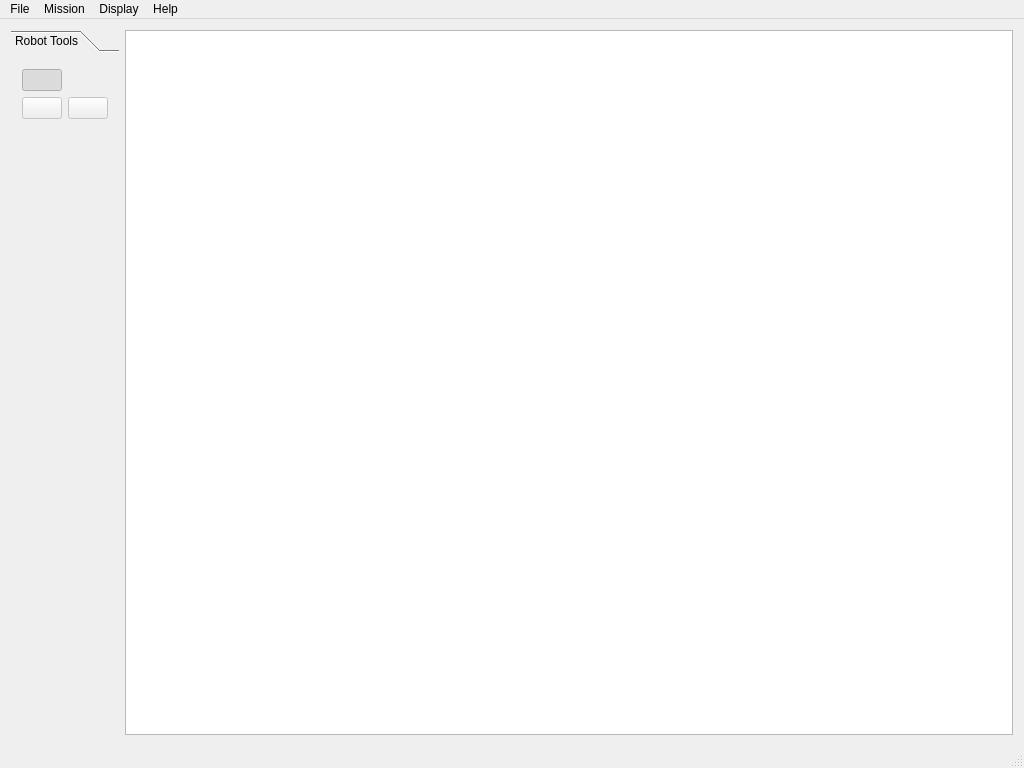
<?xml version="1.0" encoding="UTF-8"?>
<ui version="4.0">
 <class>MainWindowInternal</class>
 <widget class="QMainWindow" name="MainWindowInternal">
  <property name="windowModality">
   <enum>Qt::NonModal</enum>
  </property>
  <property name="enabled">
   <bool>true</bool>
  </property>
  <property name="geometry">
   <rect>
    <x>0</x>
    <y>0</y>
    <width>1024</width>
    <height>768</height>
   </rect>
  </property>
  <property name="sizePolicy">
   <sizepolicy hsizetype="Expanding" vsizetype="Expanding">
    <horstretch>0</horstretch>
    <verstretch>0</verstretch>
   </sizepolicy>
  </property>
  <property name="minimumSize">
   <size>
    <width>0</width>
    <height>0</height>
   </size>
  </property>
  <property name="maximumSize">
   <size>
    <width>16777215</width>
    <height>16777215</height>
   </size>
  </property>
  <property name="contextMenuPolicy">
   <enum>Qt::DefaultContextMenu</enum>
  </property>
  <property name="windowTitle">
   <string>PRODUCTIVE 4.0 - Mission Planner</string>
  </property>
  <property name="layoutDirection">
   <enum>Qt::LeftToRight</enum>
  </property>
  <property name="dockOptions">
   <set>QMainWindow::AllowTabbedDocks|QMainWindow::AnimatedDocks</set>
  </property>
  <widget class="QWidget" name="_mainLayout">
   <property name="sizePolicy">
    <sizepolicy hsizetype="Preferred" vsizetype="Preferred">
     <horstretch>0</horstretch>
     <verstretch>0</verstretch>
    </sizepolicy>
   </property>
   <layout class="QGridLayout" name="gridLayout">
    <item row="0" column="0">
     <widget class="QToolBox" name="_mainToolbox">
      <property name="currentIndex">
       <number>0</number>
      </property>
      <widget class="QWidget" name="_mainToolboxRobotToolsLayout">
       <property name="geometry">
        <rect>
         <x>0</x>
         <y>0</y>
         <width>80</width>
         <height>665</height>
        </rect>
       </property>
       <attribute name="label">
        <string>Robot Tools</string>
       </attribute>
       <layout class="QFormLayout" name="formLayout">
        <item row="0" column="0">
         <widget class="QPushButton" name="_mainToolboxSelectButton">
          <property name="text">
           <string/>
          </property>
          <property name="icon">
           <iconset resource="../resource/main_window.qrc">
            <normaloff>:/MainWindow/pictures/tool_select.png</normaloff>:/MainWindow/pictures/tool_select.png</iconset>
          </property>
          <property name="checkable">
           <bool>true</bool>
          </property>
          <property name="checked">
           <bool>true</bool>
          </property>
          <property name="autoExclusive">
           <bool>true</bool>
          </property>
          <attribute name="buttonGroup">
           <string notr="true">_robotToolsGroup</string>
          </attribute>
         </widget>
        </item>
        <item row="1" column="1">
         <widget class="QPushButton" name="_mainToolboxCancelTrajectoryButton">
          <property name="enabled">
           <bool>false</bool>
          </property>
          <property name="text">
           <string/>
          </property>
          <property name="icon">
           <iconset resource="../resource/main_window.qrc">
            <normaloff>:/MainWindow/pictures/tool_remove.png</normaloff>:/MainWindow/pictures/tool_remove.png</iconset>
          </property>
          <property name="checkable">
           <bool>true</bool>
          </property>
          <property name="autoExclusive">
           <bool>true</bool>
          </property>
          <attribute name="buttonGroup">
           <string notr="true">_robotToolsGroup</string>
          </attribute>
         </widget>
        </item>
        <item row="1" column="0">
         <widget class="QPushButton" name="_mainToolboxTrajectoryButton">
          <property name="enabled">
           <bool>false</bool>
          </property>
          <property name="text">
           <string/>
          </property>
          <property name="icon">
           <iconset resource="../resource/main_window.qrc">
            <normaloff>:/MainWindow/pictures/tool_trajectory.png</normaloff>:/MainWindow/pictures/tool_trajectory.png</iconset>
          </property>
          <property name="checkable">
           <bool>true</bool>
          </property>
          <property name="checked">
           <bool>false</bool>
          </property>
          <property name="autoExclusive">
           <bool>true</bool>
          </property>
          <attribute name="buttonGroup">
           <string notr="true">_robotToolsGroup</string>
          </attribute>
         </widget>
        </item>
       </layout>
      </widget>
     </widget>
    </item>
    <item row="0" column="2">
     <widget class="QGraphicsView" name="_mainGraphicsView">
      <property name="sizePolicy">
       <sizepolicy hsizetype="Preferred" vsizetype="Preferred">
        <horstretch>1</horstretch>
        <verstretch>1</verstretch>
       </sizepolicy>
      </property>
     </widget>
    </item>
   </layout>
  </widget>
  <widget class="QStatusBar" name="_barStatus"/>
  <widget class="QMenuBar" name="_menuBar">
   <property name="geometry">
    <rect>
     <x>0</x>
     <y>0</y>
     <width>1024</width>
     <height>21</height>
    </rect>
   </property>
   <widget class="QMenu" name="_menuFile">
    <property name="title">
     <string>File</string>
    </property>
    <addaction name="_actionFileLoadPlugins"/>
    <addaction name="_actionFileExit"/>
   </widget>
   <widget class="QMenu" name="_menuHelp">
    <property name="title">
     <string>Help</string>
    </property>
    <addaction name="_actionAbout"/>
   </widget>
   <widget class="QMenu" name="_menuMission">
    <property name="title">
     <string>Mission</string>
    </property>
   </widget>
   <widget class="QMenu" name="_menuDisplay">
    <property name="title">
     <string>Display</string>
    </property>
    <addaction name="_actionDisplayLoggerOutput"/>
    <addaction name="_actionDisplayRobotInspector"/>
    <addaction name="_actionDisplayRobotsList"/>
   </widget>
   <addaction name="_menuFile"/>
   <addaction name="_menuMission"/>
   <addaction name="_menuDisplay"/>
   <addaction name="_menuHelp"/>
  </widget>
  <action name="_actionDisplayLoggerOutput">
   <property name="text">
    <string>Logger Ouput</string>
   </property>
  </action>
  <action name="_actionDisplayRobotInspector">
   <property name="text">
    <string>Robot Inspector</string>
   </property>
  </action>
  <action name="_actionDisplayRobotsList">
   <property name="text">
    <string>Robots List</string>
   </property>
  </action>
  <action name="_actionFileExit">
   <property name="text">
    <string>Exit</string>
   </property>
  </action>
  <action name="_actionFileLoadPlugins">
   <property name="text">
    <string>Load Plugins</string>
   </property>
  </action>
  <action name="_actionAbout">
   <property name="text">
    <string>About</string>
   </property>
  </action>
 </widget>
 <layoutdefault spacing="6" margin="11"/>
 <resources>
  <include location="../resource/main_window.qrc"/>
 </resources>
 <connections/>
 <buttongroups>
  <buttongroup name="_robotToolsGroup"/>
 </buttongroups>
</ui>
